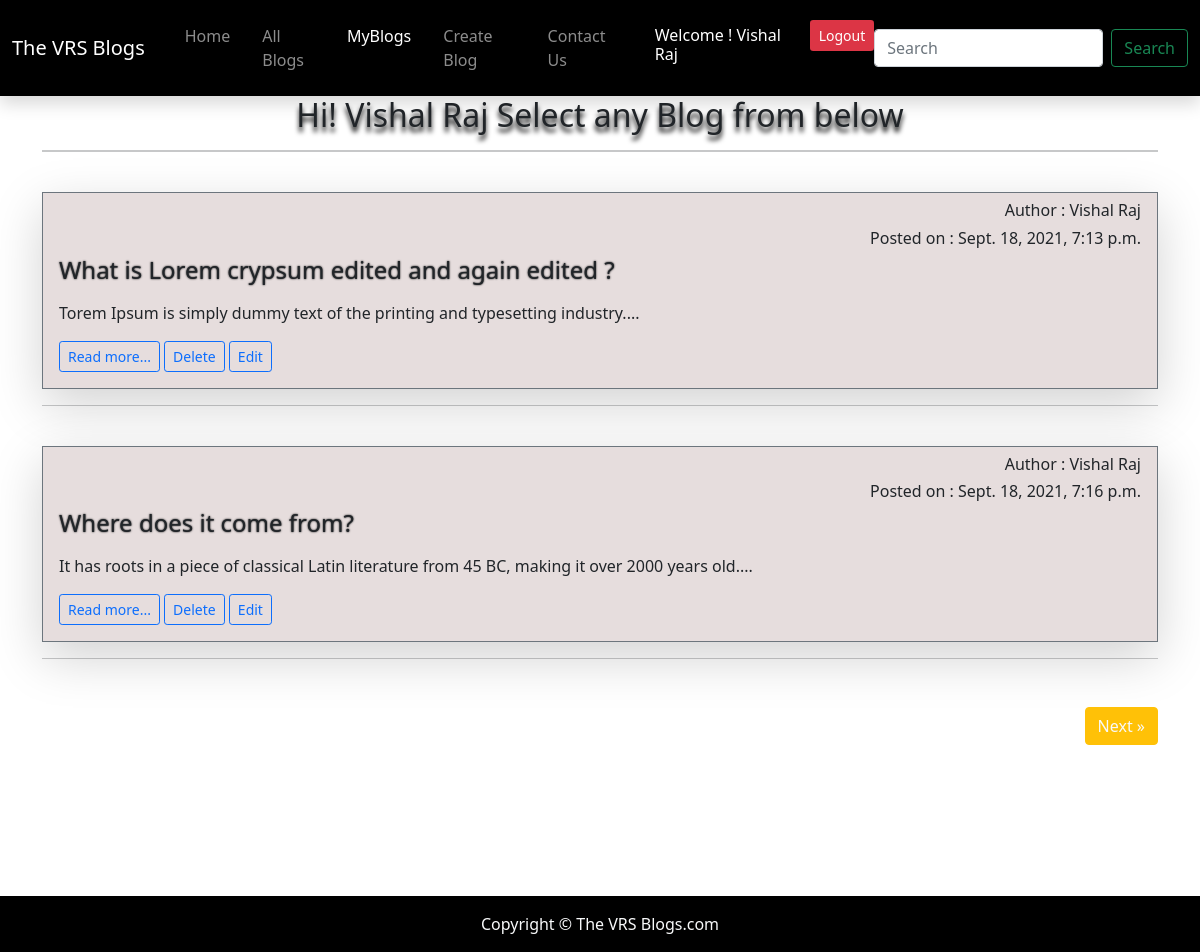
Screenshot of /blog/Myblogs/ (signed in) with the database file from the repository.
### blog/models.py (models this page shows, shortened)
class BlogModel(models.Model):
    author = models.ForeignKey(User,on_delete=models.CASCADE)
    title = models.CharField(max_length=200)
    description=models.CharField(max_length=300,default="")
    content = HTMLField(default="")
    slug = models.SlugField(max_length=100,null=True,blank=True)
    created_at = models.DateTimeField(auto_now_add=True)
    updated_at = models.DateTimeField(auto_now=True)

### blog/views.py (the view)
# urls.py: path('Myblogs/' , views.Myblogs , name='Myblogs'),
def Myblogs(request):
    no_of_posts = 2
    page=request.GET.get('page')
    if page is None:
        page=1
    else:
        page=int(page)
    myblogs=BlogModel.objects.filter(author=request.user)
    length=len(myblogs)
    myblogs=myblogs[(page-1)*no_of_posts: page*no_of_posts]
    if page > 1:
        prev=page-1
    else:
        prev=None
    if page < math.ceil(length/no_of_posts):
        next=page+1
    else:
        next=None
    context={'myblogs':myblogs,'prev':prev,'next':next,}
    return render(request,"blog/blog-self.html",context)

### blog/templates/blog/blog-self.html (shortened to what this page needs)
{% extends 'blog/blog-base.html' %}
{% block selfactive %}active{% endblock selfactive %}
{% load static %}
{{% block body %}
{% if user.is_authenticated %}
<div class="container" style="min-height: 100vh;">
    <div class="row">
        <div class="col-lg-12">
            <h2 style="text-align: center;text-shadow:0px 5px 5px black">Hi! {{user.first_name}} Select any Blog from
                below</h2>
            <hr style="height:2px"><br>
            {% for blog in myblogs %}
            <div class="d-flex shadow-lg py-2 border border-secondary" style="background-color:rgb(230, 221, 221)">
                <div class="flex-grow-1 mx-3"> <h6 style="text-align: end;">Author : {{blog.author.first_name}}</h6> <h6 style="text-align: end;">Posted on : {{blog.created_at}}</h6>
                    <h4 style="text-shadow: 0px 0px 2px black;"><a class="text-dark text-decoration-none" href="http://127.0.0.1:8000/blog/blogpost/{{blog.slug}}">{{blog.title}}</a>
                    </h4>
                    <div class="only-show-big py-2">{{blog.description}}...</div>
                    <a class="btn btn-outline-primary btn-sm text-decoration-none my-2" href="http://127.0.0.1:8000/blog/blogpost/{{blog.slug}}"
                        role="button">Read more...{{blog.title|slice:":0" }}</a>
                        <a class="btn btn-outline-primary btn-sm text-decoration-none my-2" href="{% url 'deleteview' blog.slug %}" >Delete{{blog.title|slice:":0" }}</a>
                        <a class="btn btn-outline-primary btn-sm text-decoration-none my-2" href="{% url 'updateview' blog.slug %}" >Edit{{blog.title|slice:":0" }}</a>
                </div>
            </div>
            <hr><br>
            {% endfor %}
            <div class="my-2">
                {% if next %}
                <button type="button" class="btn btn-warning float-end"><a class="text-light text-decoration-none"
                        href="http://127.0.0.1:8000/blog/Myblogs?page={{next}}">Next &raquo</a></button>
                {% endif %}
            </div>
        </div>
    </div>
</div>
{% else %}
<div class="container">
    <h1 style="text-align: center;text-shadow:0px 5px 5px black">Please Login to View the Blogs Page</h1>
  </div>
  {% endif %}
{% endblock body %}

### blog/templates/blog/blog-base.html (shortened to what this page needs)
<!doctype html>
<html lang="en">
<head>
  <link href="https://cdn.jsdelivr.net/npm/bootstrap@5.1.0/dist/css/bootstrap.min.css" rel="stylesheet"
>
</head>
<body>
  {% if user.is_authenticated %}
  <nav class="navbar navbar-expand-lg navbar-dark bg-black shadow">
    <div class="container-fluid my-2">
      <a class="navbar-brand" href="#">The VRS Blogs</a>
      <div class="collapse navbar-collapse" id="navbarSupportedContent">
        <ul class="navbar-nav me-auto mb-2 mb-lg-0">
          <li class="nav-item ms-3">
            <a class="nav-link {% block homeactive %}{% endblock homeactive %}" aria-current="page"
              href="{% url 'Home-page' %}">Home</a>
          </li>
          <li class="nav-item ms-3">
            <a class="nav-link {% block blogactive %}{% endblock blogactive %}" href="{% url 'blog' %}">All Blogs</a>
          </li>
          <li class="nav-item ms-3">
            <a class="nav-link {% block selfactive %}{% endblock selfactive %}"
              href="{% url 'Myblogs' %}">MyBlogs</a>
          </li>
          <li class="nav-item ms-3">
            <a class="nav-link {% block createactive %}{% endblock createactive %}"
              href="{% url 'create' %}">Create Blog</a>
          </li>
          <li class="nav-item ms-3 me-3">
            <a class="nav-link {% block contactactive %}{% endblock contactactive %}"
              href="{% url 'contact' %}">Contact Us</a>
          </li>
          <li class="nav-item ms-3">
            <h6 style="color: white; margin-top:10px;">Welcome ! {{user.first_name}}</h6>
          </li>
          <li>
            <a href="{% url 'sign-out' %}">
              <button class="btn btn-sm ms-4 mt-1 bg-danger" type="button"
                style="color: white; box-shadow: 0px 5px 5px black;">Logout</button>
            </a>
          </li>
        </ul>
        <form class="d-flex" action="{% url 'search' %}"" method="get">
          <input class="form-control me-2" type="search" placeholder="Search" aria-label="Search" name="query">
          <button class="btn btn-outline-success" type="submit">Search</button>
        </form>
      </div>
    </div>
  </nav>
  {% else %}
  <nav class="navbar navbar-expand-lg navbar-dark bg-black shadow">
    <div class="container-fluid my-2">
      <a class="navbar-brand" href="#">The VRS Blogs</a>
    </div>
  </nav>
  {% endif %}
  {% block body %}
  {% endblock body %}
  <footer class="text-center py-3 text-light bg-black" id='footer'>Copyright &copy; The VRS Blogs.com</footer>
</body>
</html>

### rows the page displays
BlogModel: author.first_name "Vishal Raj", created_at "Sept. 18, 2021, 7:13 p.m.", title "What is Lorem crypsum edited and again edited ?", description "Torem Ipsum is simply dummy text of the printing and typesetting industry."
BlogModel: author.first_name "Vishal Raj", created_at "Sept. 18, 2021, 7:16 p.m.", title "Where does it come from?", description "It has roots in a piece of classical Latin literature from 45 BC, making it over 2000 years old."

### other values shown
{{ user.first_name }} "Vishal Raj"
